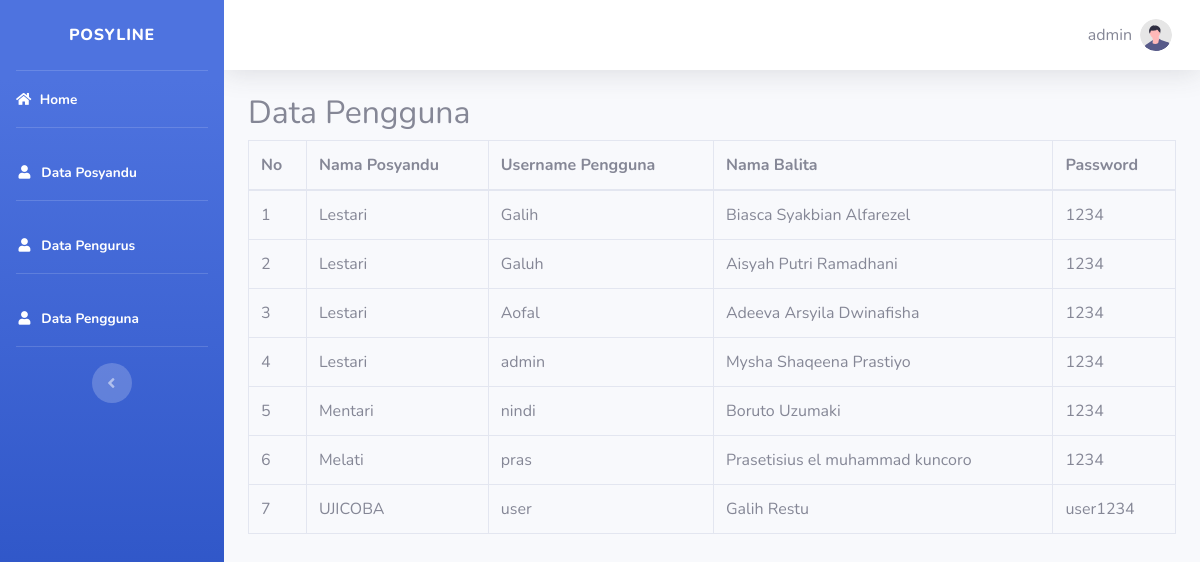
The app's page /admin/index.php?halaman=pengguna (signed in) with its own data.
### tables this page shows
CREATE TABLE `data_balita` (
  `id_balita` int(11) NOT NULL,
  `nik_balita` varchar(50) NOT NULL,
  `id_posyandu` int(11) NOT NULL,
  `nama_balita` varchar(50) NOT NULL,
  `jenis_kelamin` varchar(50) NOT NULL,
  `tanggal_lahir` date NOT NULL,
  `nama_ayah` varchar(50) NOT NULL,
  `nama_ibu` varchar(50) NOT NULL,
  `anak_ke` varchar(50) NOT NULL,
  `berat_lahir` varchar(50) NOT NULL,
  `panjang_lahir` varchar(50) NOT NULL,
  `IMD` varchar(50) NOT NULL,
  `buku_KIA` varchar(50) NOT NULL
);

CREATE TABLE `data_posyandu` (
  `id_posyandu` int(11) NOT NULL,
  `nama_posyandu` varchar(50) NOT NULL,
  `rt` varchar(50) NOT NULL,
  `rw` varchar(50) NOT NULL,
  `desa` varchar(50) NOT NULL,
  `kecamatan` varchar(50) NOT NULL,
  `kabupaten` varchar(50) NOT NULL,
  `provinsi` varchar(50) NOT NULL
);

CREATE TABLE `pengguna` (
  `id_pengguna` int(11) NOT NULL,
  `username_pengguna` varchar(50) NOT NULL,
  `password_pengguna` varchar(50) NOT NULL,
  `nik_balita` varchar(50) NOT NULL
);

### admin/pengguna.php (the view)
<h2>Data Pengguna</h2>
<?php $ambil = query("SELECT data_balita.nama_balita, pengguna.username_pengguna, pengguna.password_pengguna, data_posyandu.nama_posyandu FROM data_balita, pengguna, data_posyandu WHERE data_balita.nik_balita = pengguna.nik_balita AND data_balita.id_posyandu = data_posyandu.id_posyandu ");
?>
<table class="table table-bordered">
	<thead>
		<tr>
			<th>No</th>
			<th>Nama Posyandu</th>
			<th>Username Pengguna</th>
			<th>Nama Balita</th>
			<th>Password</th>
		</tr>
	</thead>
	<tbody>
		<?php $i = 1; ?>
        <?php foreach($ambil as $row): ?>
		<tr>
			<td><?= $i; ?></td>
			<td><?php echo $row['nama_posyandu']; ?></td>
			<td><?php echo $row['username_pengguna']; ?></td>
			<td><?php echo $row['nama_balita']; ?></td>
			<td><?php echo $row['password_pengguna']; ?></td>
		</tr>
		<?php $i++; ?>
        <?php endforeach; ?>
	</tbody>
</table>
<br><br>

### records on screen
data_balita: id_posyandu.nama_posyandu "Lestari", pengguna.username_pengguna "Galih", nama_balita "Biasca Syakbian Alfarezel", pengguna.password_pengguna "1234"
data_balita: id_posyandu.nama_posyandu "Lestari", pengguna.username_pengguna "Galuh", nama_balita "Aisyah Putri Ramadhani", pengguna.password_pengguna "1234"
data_balita: id_posyandu.nama_posyandu "Lestari", pengguna.username_pengguna "Aofal", nama_balita "Adeeva Arsyila Dwinafisha", pengguna.password_pengguna "1234"
data_balita: id_posyandu.nama_posyandu "Lestari", pengguna.username_pengguna "admin", nama_balita "Mysha Shaqeena Prastiyo", pengguna.password_pengguna "1234"
data_balita: id_posyandu.nama_posyandu "Mentari", pengguna.username_pengguna "nindi", nama_balita "Boruto Uzumaki", pengguna.password_pengguna "1234"
data_balita: id_posyandu.nama_posyandu "Melati", pengguna.username_pengguna "pras", nama_balita "Prasetisius el muhammad kuncoro", pengguna.password_pengguna "1234"
data_balita: id_posyandu.nama_posyandu "UJICOBA", pengguna.username_pengguna "user", nama_balita "Galih Restu", pengguna.password_pengguna "user1234"

### other values on screen
$_SESSION['admin']['username_admin'] "admin"
